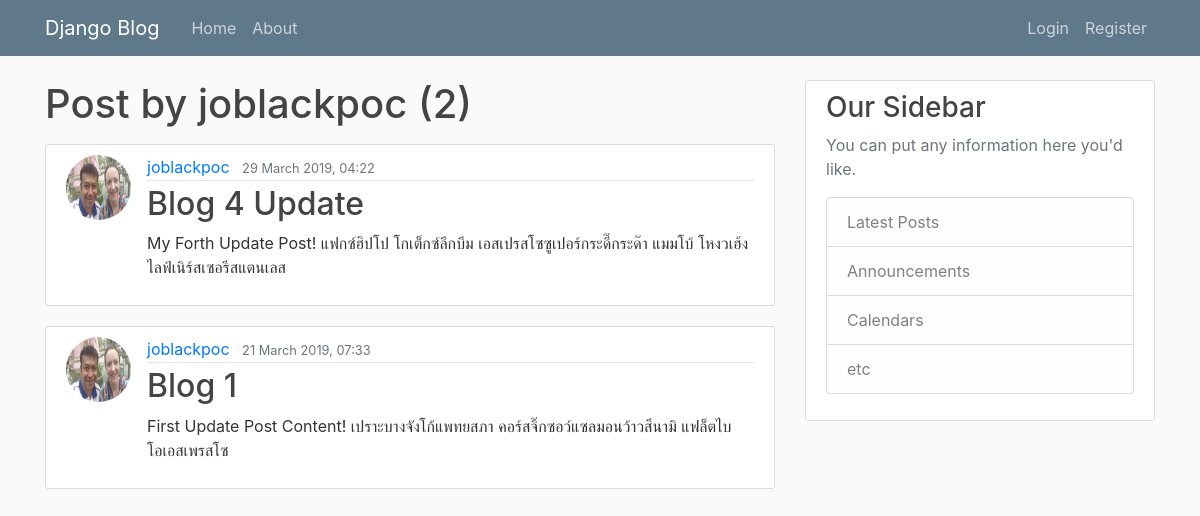
Before: /user/joblackpoc with the older database file.
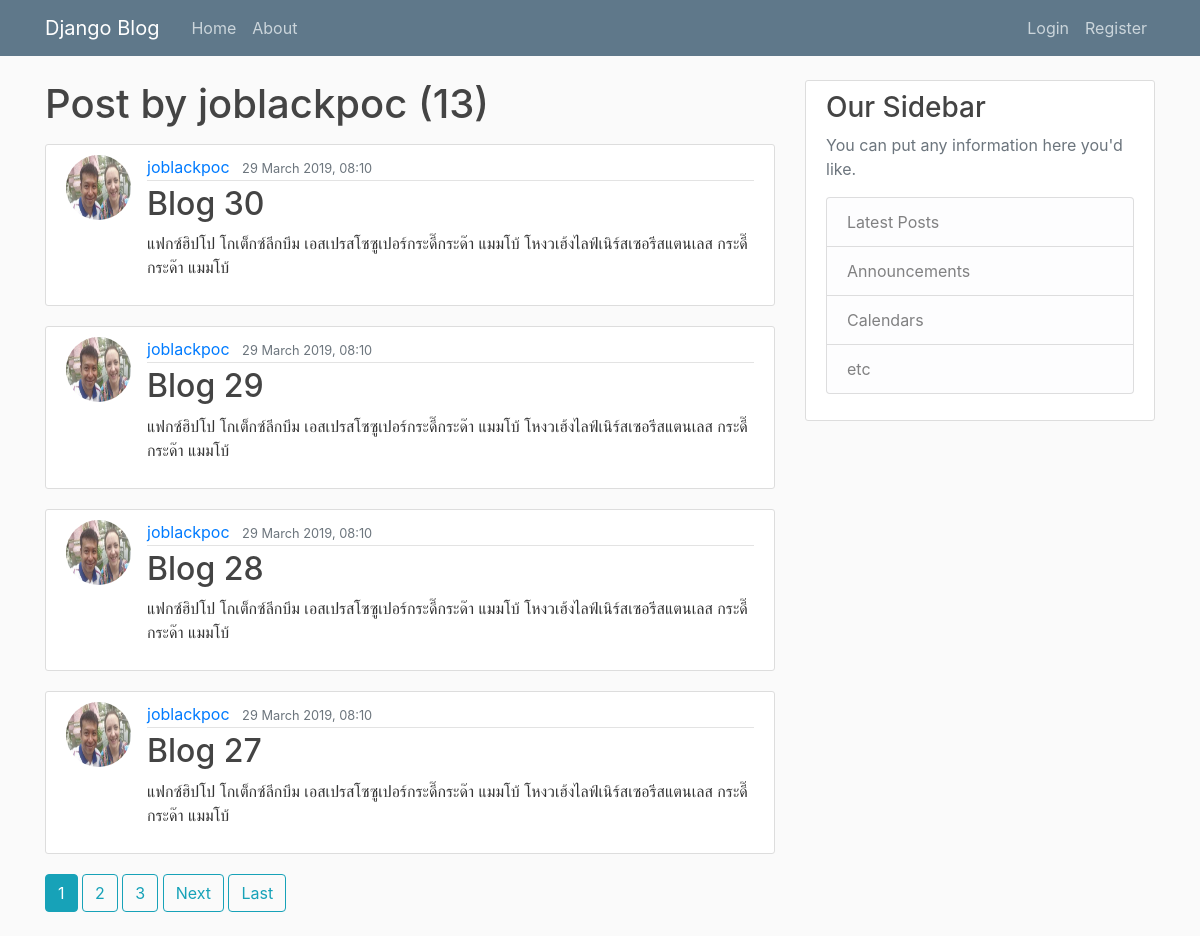
After: the same page with the newer database file.
### blog/models.py (models this page shows, shortened)
class Post(models.Model):
  title = models.CharField(max_length=100)
  content = models.TextField()
  date_posted = models.DateTimeField(default=timezone.now)
  author = models.ForeignKey(User, on_delete=models.CASCADE)

### users/models.py (models this page shows, shortened)
class Profile(models.Model):
    user = models.OneToOneField(User, on_delete=models.CASCADE)
    image = models.ImageField(default='default.jpg', upload_to='profile_pics')

### blog/views.py (the view)
# urls.py: path('user/<str:username>', UserPostListView.as_view(), name='user-posts'),
class UserPostListView(ListView):
  model = Post
  template_name = 'blog/user_posts.html'
  context_object_name = 'posts'
  paginate_by = 4
  def get_queryset(self):
    user = get_object_or_404(User, username=self.kwargs.get('username'))
    return Post.objects.filter(author=user).order_by('-date_posted')

### blog/templates/blog/user_posts.html (shortened to what this page needs)
{% extends 'blog/base.html' %}
{% block content %}
  <h1 class="mb-3">Post by {{ view.kwargs.username }} ({{ page_obj.paginator.count }})</h1>
    {% for post in posts %}
      <article class="media content-section">
        <img class="rounded-circle article-img" src="{{ post.author.profile.image.url }}">
          <div class="media-body">
            <div class="article-metadata">
              <a class="mr-2" href="{% url 'user-posts' post.author.username %}">{{ post.author }}</a>
              <small class="text-muted">{{ post.date_posted|date:"d F Y, H:i" }}</small>
            </div>
            <h2><a class="article-title" href="{% url 'post-detail' post.id %}">{{ post.title }}</a></h2>
            <p class="article-content">{{ post.content }}</p>
          </div>
        </article>
    {% endfor %}
    {% if is_paginated %}
      {% for num in page_obj.paginator.page_range %}
        {% if page_obj.number == num %}
          <a class="btn btn-info mb-4" href="?page={{ num }}">{{ num }}</a>
        {% elif num > page_obj.number|add:'-3' and num < page_obj.number|add:'3' %}
          <a class="btn btn-outline-info mb-4" href="?page={{ num }}">{{ num }}</a>
        {% endif %}
      {% endfor %}
      {% if page_obj.has_next %}
        <a class="btn btn-outline-info mb-4" href="?page={{ page_obj.next_page_number }}">Next</a>
        <a class="btn btn-outline-info mb-4" href="?page={{ page_obj.paginator.num_pages }}">Last</a>
      {% endif %}
    {% endif %}
{% endblock content %}

### blog/templates/blog/base.html (shortened to what this page needs)
{% load static %}
<!DOCTYPE html>
<html>
  <head>
    <link rel="stylesheet" href="https://stackpath.bootstrapcdn.com/bootstrap/4.3.1/css/bootstrap.min.css">
    <link rel="stylesheet" type="text/css" href="{% static 'blog/main.css' %}">
  </head>
  <body>
    <header class="site-header">
      <nav class="navbar navbar-expand-md navbar-dark bg-steel fixed-top">
        <div class="container">
          <a class="navbar-brand mr-4" href="{% url 'blog-home' %}">Django Blog</a>
          <div class="collapse navbar-collapse" id="navbarToggle">
            <div class="navbar-nav mr-auto">
              <a class="nav-item nav-link" href="{% url 'blog-home' %}">Home</a>
              <a class="nav-item nav-link" href="{% url 'blog-about' %}">About</a>
            </div>
            <div class="navbar-nav">
              {% if user.is_authenticated %}
                <a class="nav-item nav-link" href="{% url 'post-create' %}">New Post</a>
                <a class="nav-item nav-link" href="{% url 'profile' %}">Profile</a>
                <a class="nav-item nav-link" href="{% url 'logout' %}">Logout</a>
              {% else %}
                <a class="nav-item nav-link" href="{% url 'login' %}">Login</a>
                <a class="nav-item nav-link" href="{% url 'register' %}">Register</a>
              {% endif %}
            </div>
          </div>
        </div>
      </nav>
    </header>
    <main role="main" class="container">
      <div class="row">
        <div class="col-md-8">
          {% block content %}
          {% endblock %}
        </div>
        <div class="col-md-4">
          <div class="content-section">
            <h3>Our Sidebar</h3>
            <p class='text-muted'>You can put any information here you'd like.
              <ul class="list-group">
                <li class="list-group-item list-group-item-light">Latest Posts</li>
                <li class="list-group-item list-group-item-light">Announcements</li>
                <li class="list-group-item list-group-item-light">Calendars</li>
                <li class="list-group-item list-group-item-light">etc</li>
              </ul>
            </p>
          </div>
        </div>
      </div>
    </main>
  </body>
</html>

### blog/static/blog/main.css (style rules this page uses)
body { background: #fafafa; color: #333333; margin-top: 5rem; }
h1, h2, h3, h4, h5, h6 { color: #444444; }
ul { margin: 0; }
.bg-steel { background-color: #5f788a; }
.site-header .navbar-nav .nav-link { color: #cbd5db; }
.content-section { background: #ffffff; padding: 10px 20px; border: 1px solid #dddddd; border-radius: 3px; margin-bottom: 20px; }
.article-title { color: #444444; }
.article-content { white-space: pre-line; }
.article-img { height: 65px; width: 65px; margin-right: 16px; }
.article-metadata { padding-bottom: 1px; margin-bottom: 4px; border-bottom: 1px solid #e3e3e3 }

Changed rows visible on the page:
no longer on this page (row edited): Post: author.profile.image (picture), author "joblackpoc", date_posted "29 March 2019, 04:22", title "Blog 4 Update", content "My Forth Update Post! แฟกซ์ฮิปโป โกเต็กซ์ลีกบึม เอสเปรสโซซูเปอร์กระดี๊กระด๊า แมมโบ้ โหงวเฮ้งไลฟ์เนิร์สเซอรีสแตนเลส"
no longer on this page (row unchanged): Post: author.profile.image (picture), author "joblackpoc", date_posted "21 March 2019, 07:33", title "Blog 1", content "First Update Post Content! เปราะบางจังโก้แพทยสภา คอร์สจิ๊กซอว์แซลมอนว้าวสึนามิ แฟล็ตไบโอเอสเพรสโซ"
added Post: author.profile.image (picture), author "joblackpoc", date_posted "29 March 2019, 08:10", title "Blog 30", content "แฟกซ์ฮิปโป โกเต็กซ์ลีกบึม เอสเปรสโซซูเปอร์กระดี๊กระด๊า แมมโบ้ โหงวเฮ้งไลฟ์เนิร์สเซอรีสแตนเลส กระดี๊กระด๊า แมมโบ้"
added Post: author.profile.image (picture), author "joblackpoc", date_posted "29 March 2019, 08:10", title "Blog 29", content "แฟกซ์ฮิปโป โกเต็กซ์ลีกบึม เอสเปรสโซซูเปอร์กระดี๊กระด๊า แมมโบ้ โหงวเฮ้งไลฟ์เนิร์สเซอรีสแตนเลส กระดี๊กระด๊า แมมโบ้"
added Post: author.profile.image (picture), author "joblackpoc", date_posted "29 March 2019, 08:10", title "Blog 28", content "แฟกซ์ฮิปโป โกเต็กซ์ลีกบึม เอสเปรสโซซูเปอร์กระดี๊กระด๊า แมมโบ้ โหงวเฮ้งไลฟ์เนิร์สเซอรีสแตนเลส กระดี๊กระด๊า แมมโบ้"
added Post: author.profile.image (picture), author "joblackpoc", date_posted "29 March 2019, 08:10", title "Blog 27", content "แฟกซ์ฮิปโป โกเต็กซ์ลีกบึม เอสเปรสโซซูเปอร์กระดี๊กระด๊า แมมโบ้ โหงวเฮ้งไลฟ์เนิร์สเซอรีสแตนเลส กระดี๊กระด๊า แมมโบ้"
Other visible differences:
{{ page_obj.paginator.count }}: "2" → "13"
new list line: "1"
new list line: "2"
new list line: "3"
text now shown: "Next Last"
